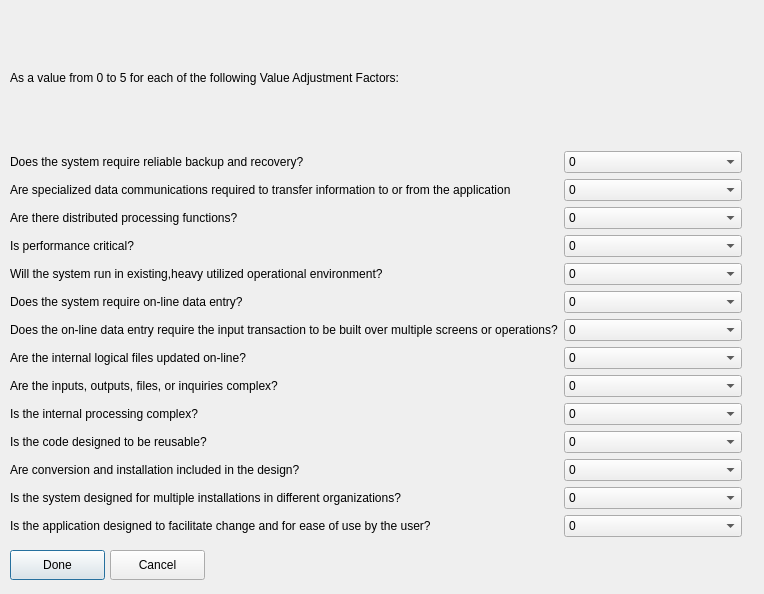
<?xml version="1.0" encoding="UTF-8"?>
<ui version="4.0">
 <class>dialog</class>
 <widget class="QDialog" name="dialog">
  <property name="geometry">
   <rect>
    <x>0</x>
    <y>0</y>
    <width>764</width>
    <height>594</height>
   </rect>
  </property>
  <property name="windowTitle">
   <string>Value Adjustment Factors</string>
  </property>
  <widget class="QPushButton" name="pushButton">
   <property name="geometry">
    <rect>
     <x>10</x>
     <y>550</y>
     <width>95</width>
     <height>30</height>
    </rect>
   </property>
   <property name="text">
    <string>Done</string>
   </property>
  </widget>
  <widget class="QPushButton" name="pushButton_2">
   <property name="geometry">
    <rect>
     <x>110</x>
     <y>550</y>
     <width>95</width>
     <height>30</height>
    </rect>
   </property>
   <property name="text">
    <string>Cancel</string>
   </property>
  </widget>
  <widget class="QWidget" name="layoutWidget">
   <property name="geometry">
    <rect>
     <x>10</x>
     <y>11</y>
     <width>732</width>
     <height>526</height>
    </rect>
   </property>
   <layout class="QGridLayout" name="gridLayout">
    <item row="14" column="1">
     <widget class="QComboBox" name="comboBox_14">
      <item>
       <property name="text">
        <string>0</string>
       </property>
      </item>
      <item>
       <property name="text">
        <string>1</string>
       </property>
      </item>
      <item>
       <property name="text">
        <string>2</string>
       </property>
      </item>
      <item>
       <property name="text">
        <string>3</string>
       </property>
      </item>
      <item>
       <property name="text">
        <string>4</string>
       </property>
      </item>
      <item>
       <property name="text">
        <string>5</string>
       </property>
      </item>
     </widget>
    </item>
    <item row="8" column="0">
     <widget class="QLabel" name="label_9">
      <property name="text">
       <string>Are the internal logical files updated on-line?</string>
      </property>
     </widget>
    </item>
    <item row="4" column="1">
     <widget class="QComboBox" name="comboBox_4">
      <item>
       <property name="text">
        <string>0</string>
       </property>
      </item>
      <item>
       <property name="text">
        <string>1</string>
       </property>
      </item>
      <item>
       <property name="text">
        <string>2</string>
       </property>
      </item>
      <item>
       <property name="text">
        <string>3</string>
       </property>
      </item>
      <item>
       <property name="text">
        <string>4</string>
       </property>
      </item>
      <item>
       <property name="text">
        <string>5</string>
       </property>
      </item>
     </widget>
    </item>
    <item row="9" column="1">
     <widget class="QComboBox" name="comboBox_9">
      <item>
       <property name="text">
        <string>0</string>
       </property>
      </item>
      <item>
       <property name="text">
        <string>1</string>
       </property>
      </item>
      <item>
       <property name="text">
        <string>2</string>
       </property>
      </item>
      <item>
       <property name="text">
        <string>3</string>
       </property>
      </item>
      <item>
       <property name="text">
        <string>4</string>
       </property>
      </item>
      <item>
       <property name="text">
        <string>5</string>
       </property>
      </item>
     </widget>
    </item>
    <item row="13" column="0">
     <widget class="QLabel" name="label_14">
      <property name="text">
       <string>Is the system designed for multiple installations in different organizations?</string>
      </property>
     </widget>
    </item>
    <item row="10" column="1">
     <widget class="QComboBox" name="comboBox_10">
      <item>
       <property name="text">
        <string>0</string>
       </property>
      </item>
      <item>
       <property name="text">
        <string>1</string>
       </property>
      </item>
      <item>
       <property name="text">
        <string>2</string>
       </property>
      </item>
      <item>
       <property name="text">
        <string>3</string>
       </property>
      </item>
      <item>
       <property name="text">
        <string>4</string>
       </property>
      </item>
      <item>
       <property name="text">
        <string>5</string>
       </property>
      </item>
     </widget>
    </item>
    <item row="14" column="0">
     <widget class="QLabel" name="label_15">
      <property name="text">
       <string>Is the application designed to facilitate change and for ease of use by the user?</string>
      </property>
     </widget>
    </item>
    <item row="13" column="1">
     <widget class="QComboBox" name="comboBox_13">
      <item>
       <property name="text">
        <string>0</string>
       </property>
      </item>
      <item>
       <property name="text">
        <string>1</string>
       </property>
      </item>
      <item>
       <property name="text">
        <string>2</string>
       </property>
      </item>
      <item>
       <property name="text">
        <string>3</string>
       </property>
      </item>
      <item>
       <property name="text">
        <string>4</string>
       </property>
      </item>
      <item>
       <property name="text">
        <string>5</string>
       </property>
      </item>
     </widget>
    </item>
    <item row="6" column="0">
     <widget class="QLabel" name="label_7">
      <property name="text">
       <string>Does the system require on-line data entry?</string>
      </property>
     </widget>
    </item>
    <item row="11" column="0">
     <widget class="QLabel" name="label_12">
      <property name="text">
       <string>Is the code designed to be reusable?</string>
      </property>
     </widget>
    </item>
    <item row="9" column="0">
     <widget class="QLabel" name="label_10">
      <property name="text">
       <string>Are the inputs, outputs, files, or inquiries complex?</string>
      </property>
     </widget>
    </item>
    <item row="0" column="0" colspan="2">
     <widget class="QLabel" name="label">
      <property name="sizePolicy">
       <sizepolicy hsizetype="Minimum" vsizetype="Minimum">
        <horstretch>0</horstretch>
        <verstretch>0</verstretch>
       </sizepolicy>
      </property>
      <property name="text">
       <string>As a value from 0 to 5 for each of the following Value Adjustment Factors: </string>
      </property>
     </widget>
    </item>
    <item row="8" column="1">
     <widget class="QComboBox" name="comboBox_8">
      <item>
       <property name="text">
        <string>0</string>
       </property>
      </item>
      <item>
       <property name="text">
        <string>1</string>
       </property>
      </item>
      <item>
       <property name="text">
        <string>2</string>
       </property>
      </item>
      <item>
       <property name="text">
        <string>3</string>
       </property>
      </item>
      <item>
       <property name="text">
        <string>4</string>
       </property>
      </item>
      <item>
       <property name="text">
        <string>5</string>
       </property>
      </item>
     </widget>
    </item>
    <item row="5" column="0">
     <widget class="QLabel" name="label_6">
      <property name="text">
       <string>Will the system run in existing,heavy utilized operational environment?</string>
      </property>
     </widget>
    </item>
    <item row="7" column="1">
     <widget class="QComboBox" name="comboBox_7">
      <item>
       <property name="text">
        <string>0</string>
       </property>
      </item>
      <item>
       <property name="text">
        <string>1</string>
       </property>
      </item>
      <item>
       <property name="text">
        <string>2</string>
       </property>
      </item>
      <item>
       <property name="text">
        <string>3</string>
       </property>
      </item>
      <item>
       <property name="text">
        <string>4</string>
       </property>
      </item>
      <item>
       <property name="text">
        <string>5</string>
       </property>
      </item>
     </widget>
    </item>
    <item row="1" column="0">
     <widget class="QLabel" name="label_2">
      <property name="text">
       <string>Does the system require reliable backup and recovery?</string>
      </property>
     </widget>
    </item>
    <item row="2" column="0">
     <widget class="QLabel" name="label_3">
      <property name="text">
       <string>Are specialized data communications required to transfer information to or from the application</string>
      </property>
     </widget>
    </item>
    <item row="10" column="0">
     <widget class="QLabel" name="label_11">
      <property name="text">
       <string>Is the internal processing complex?</string>
      </property>
     </widget>
    </item>
    <item row="6" column="1">
     <widget class="QComboBox" name="comboBox_6">
      <item>
       <property name="text">
        <string>0</string>
       </property>
      </item>
      <item>
       <property name="text">
        <string>1</string>
       </property>
      </item>
      <item>
       <property name="text">
        <string>2</string>
       </property>
      </item>
      <item>
       <property name="text">
        <string>3</string>
       </property>
      </item>
      <item>
       <property name="text">
        <string>4</string>
       </property>
      </item>
      <item>
       <property name="text">
        <string>5</string>
       </property>
      </item>
     </widget>
    </item>
    <item row="7" column="0">
     <widget class="QLabel" name="label_8">
      <property name="text">
       <string>Does the on-line data entry require the input transaction to be built over multiple screens or operations?</string>
      </property>
     </widget>
    </item>
    <item row="2" column="1">
     <widget class="QComboBox" name="comboBox_2">
      <item>
       <property name="text">
        <string>0</string>
       </property>
      </item>
      <item>
       <property name="text">
        <string>1</string>
       </property>
      </item>
      <item>
       <property name="text">
        <string>2</string>
       </property>
      </item>
      <item>
       <property name="text">
        <string>3</string>
       </property>
      </item>
      <item>
       <property name="text">
        <string>4</string>
       </property>
      </item>
      <item>
       <property name="text">
        <string>5</string>
       </property>
      </item>
     </widget>
    </item>
    <item row="4" column="0">
     <widget class="QLabel" name="label_5">
      <property name="text">
       <string>Is performance critical?</string>
      </property>
     </widget>
    </item>
    <item row="3" column="0">
     <widget class="QLabel" name="label_4">
      <property name="text">
       <string>Are there distributed processing functions?</string>
      </property>
     </widget>
    </item>
    <item row="11" column="1">
     <widget class="QComboBox" name="comboBox_11">
      <item>
       <property name="text">
        <string>0</string>
       </property>
      </item>
      <item>
       <property name="text">
        <string>1</string>
       </property>
      </item>
      <item>
       <property name="text">
        <string>2</string>
       </property>
      </item>
      <item>
       <property name="text">
        <string>3</string>
       </property>
      </item>
      <item>
       <property name="text">
        <string>4</string>
       </property>
      </item>
      <item>
       <property name="text">
        <string>5</string>
       </property>
      </item>
     </widget>
    </item>
    <item row="12" column="1">
     <widget class="QComboBox" name="comboBox_12">
      <item>
       <property name="text">
        <string>0</string>
       </property>
      </item>
      <item>
       <property name="text">
        <string>1</string>
       </property>
      </item>
      <item>
       <property name="text">
        <string>2</string>
       </property>
      </item>
      <item>
       <property name="text">
        <string>3</string>
       </property>
      </item>
      <item>
       <property name="text">
        <string>4</string>
       </property>
      </item>
      <item>
       <property name="text">
        <string>5</string>
       </property>
      </item>
     </widget>
    </item>
    <item row="5" column="1">
     <widget class="QComboBox" name="comboBox_5">
      <item>
       <property name="text">
        <string>0</string>
       </property>
      </item>
      <item>
       <property name="text">
        <string>1</string>
       </property>
      </item>
      <item>
       <property name="text">
        <string>2</string>
       </property>
      </item>
      <item>
       <property name="text">
        <string>3</string>
       </property>
      </item>
      <item>
       <property name="text">
        <string>4</string>
       </property>
      </item>
      <item>
       <property name="text">
        <string>5</string>
       </property>
      </item>
     </widget>
    </item>
    <item row="1" column="1">
     <widget class="QComboBox" name="comboBox">
      <item>
       <property name="text">
        <string>0</string>
       </property>
      </item>
      <item>
       <property name="text">
        <string>1</string>
       </property>
      </item>
      <item>
       <property name="text">
        <string>2</string>
       </property>
      </item>
      <item>
       <property name="text">
        <string>3</string>
       </property>
      </item>
      <item>
       <property name="text">
        <string>4</string>
       </property>
      </item>
      <item>
       <property name="text">
        <string>5</string>
       </property>
      </item>
     </widget>
    </item>
    <item row="12" column="0">
     <widget class="QLabel" name="label_13">
      <property name="text">
       <string>Are conversion and installation included in the design?</string>
      </property>
     </widget>
    </item>
    <item row="3" column="1">
     <widget class="QComboBox" name="comboBox_3">
      <item>
       <property name="text">
        <string>0</string>
       </property>
      </item>
      <item>
       <property name="text">
        <string>1</string>
       </property>
      </item>
      <item>
       <property name="text">
        <string>2</string>
       </property>
      </item>
      <item>
       <property name="text">
        <string>3</string>
       </property>
      </item>
      <item>
       <property name="text">
        <string>4</string>
       </property>
      </item>
      <item>
       <property name="text">
        <string>5</string>
       </property>
      </item>
     </widget>
    </item>
   </layout>
  </widget>
 </widget>
 <resources/>
 <connections/>
</ui>
